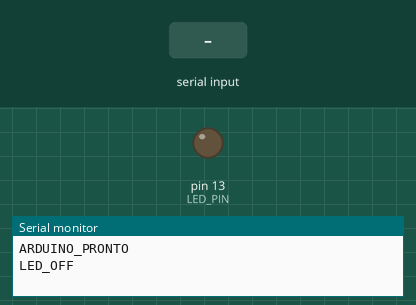
The sketch below on a simulated Arduino Uno, built with avr-gcc and run on an emulated ATmega328P. On the bench: output pins drawn as LEDs (lit = HIGH), the last lines printed to the serial monitor. The test bench sets the inputs (shaded band).

Above: at 1.2 s.
1.3 s: "LED_ON\n" received over Serial
At 1.9 s:
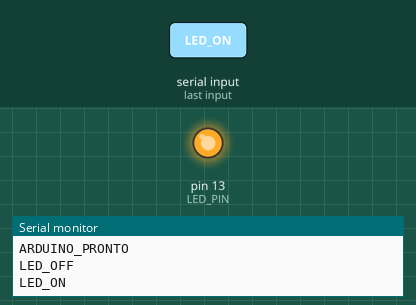
2.8 s: "LED_OFF\n" received over Serial
At 3.1 s:
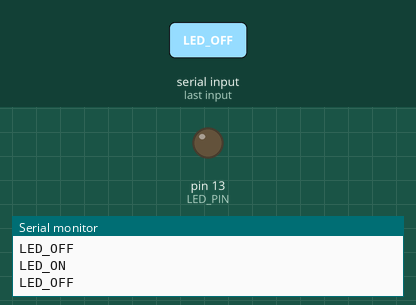
4.3 s: "LED_TOGGLE\n" received over Serial
At 5.5 s:
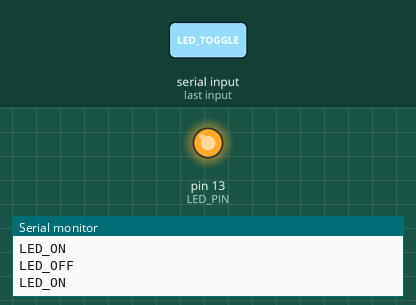
Timing chart, 0 to 7.3 s (numbered marks = the images above; inputs shaded):
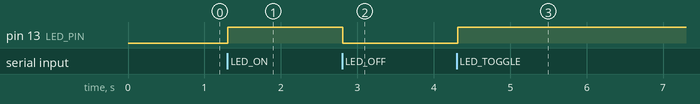

Measured:
- after the input at 1.3 s, pin 13 (LED_PIN): LOW → HIGH at once
- after the input at 2.8 s, pin 13 (LED_PIN): HIGH → LOW at once
- after the input at 4.3 s, pin 13 (LED_PIN): LOW → HIGH at once

The sketch:

sketch_apr9a.ino
```cpp
#include <AccelStepper.h>

// =====================================
// CONFIGURAÇÕES
// =====================================

// LED interno da placa Arduino
#define LED_PIN 13

// Pinos do driver do motor de passo
#define STEP_PIN 2
#define DIR_PIN 3

// =====================================
// CLASSE MOTOR
// =====================================

class Motor {
  public:
    Motor(int stepPin, int dirPin)
      : _motor(AccelStepper::DRIVER, stepPin, dirPin) {
      _pinoStep = stepPin;
      _pinoDir = dirPin;

      _motor.setMaxSpeed(1000);
    }

    void giraMotor(int sent, int quantidadePassos) {
      int contador = 0;

      _motor.setSpeed(1000 * sent);

      while (contador < quantidadePassos) {
        if (_motor.runSpeed()) {
          contador++;
        }
      }
    }

    void darUmPasso(int sent) {
      _motor.setSpeed(1000 * sent);

      while (!_motor.runSpeed()) {
        // espera até executar 1 passo
      }
    }

  private:
    int _pinoStep;
    int _pinoDir;
    AccelStepper _motor;
};

// =====================================
// OBJETOS
// =====================================

Motor motor(STEP_PIN, DIR_PIN);

// Guarda o estado atual do LED
bool ledLigado = false;

// =====================================
// FUNÇÕES DO LED
// =====================================

void atualizarLed(bool estado) {
  ledLigado = estado;
  digitalWrite(LED_PIN, ledLigado ? HIGH : LOW);
}

void enviarStatusLed() {
  if (ledLigado) {
    Serial.println("LED_ON");
  } else {
    Serial.println("LED_OFF");
  }
}

void processarComandoLed(String comando) {
  comando.trim();

  if (comando == "LED_ON") {
    atualizarLed(true);
    enviarStatusLed();
    return;
  }

  if (comando == "LED_OFF") {
    atualizarLed(false);
    enviarStatusLed();
    return;
  }

  if (comando == "LED_TOGGLE") {
    atualizarLed(!ledLigado);
    enviarStatusLed();
    return;
  }

  if (comando == "LED_STATUS") {
    enviarStatusLed();
    return;
  }

  Serial.println("ERRO_LED_COMANDO_INVALIDO");
}

// =====================================
// FUNÇÕES DO MOTOR
// =====================================

void processarComandoMotor(String comando) {
  comando.trim();

  // Espera algo como:
  // MOTOR|1|800
  // MOTOR|-1|400

  int primeiroSeparador = comando.indexOf('|');
  int segundoSeparador = comando.indexOf('|', primeiroSeparador + 1);

  if (primeiroSeparador == -1 || segundoSeparador == -1) {
    Serial.println("ERRO_FORMATO_MOTOR_INVALIDO");
    return;
  }

  String sentidoStr = comando.substring(primeiroSeparador + 1, segundoSeparador);
  String passosStr = comando.substring(segundoSeparador + 1);

  int sentido = sentidoStr.toInt();
  int passos = passosStr.toInt();

  if (sentido != 1 && sentido != -1) {
    Serial.println("ERRO_SENTIDO_INVALIDO");
    return;
  }

  if (passos <= 0) {
    Serial.println("ERRO_PASSOS_INVALIDOS");
    return;
  }

  motor.giraMotor(sentido, passos);

  Serial.println("OK_MOTOR_FINALIZADO");
}

// =====================================
// PROCESSADOR GERAL
// =====================================

void processarComando(String comando) {
  comando.trim();

  if (comando.startsWith("LED")) {
    processarComandoLed(comando);
    return;
  }

  if (comando.startsWith("MOTOR")) {
    processarComandoMotor(comando);
    return;
  }

  Serial.println("ERRO_COMANDO_DESCONHECIDO");
}

// =====================================
// SETUP
// =====================================

void setup() {
  Serial.begin(9600);

  pinMode(LED_PIN, OUTPUT);
  atualizarLed(false);

  Serial.println("ARDUINO_PRONTO");
  enviarStatusLed();
}

// =====================================
// LOOP
// =====================================

void loop() {
  if (Serial.available()) {
    String comando = Serial.readStringUntil('\n');
    processarComando(comando);
  }
}
```
